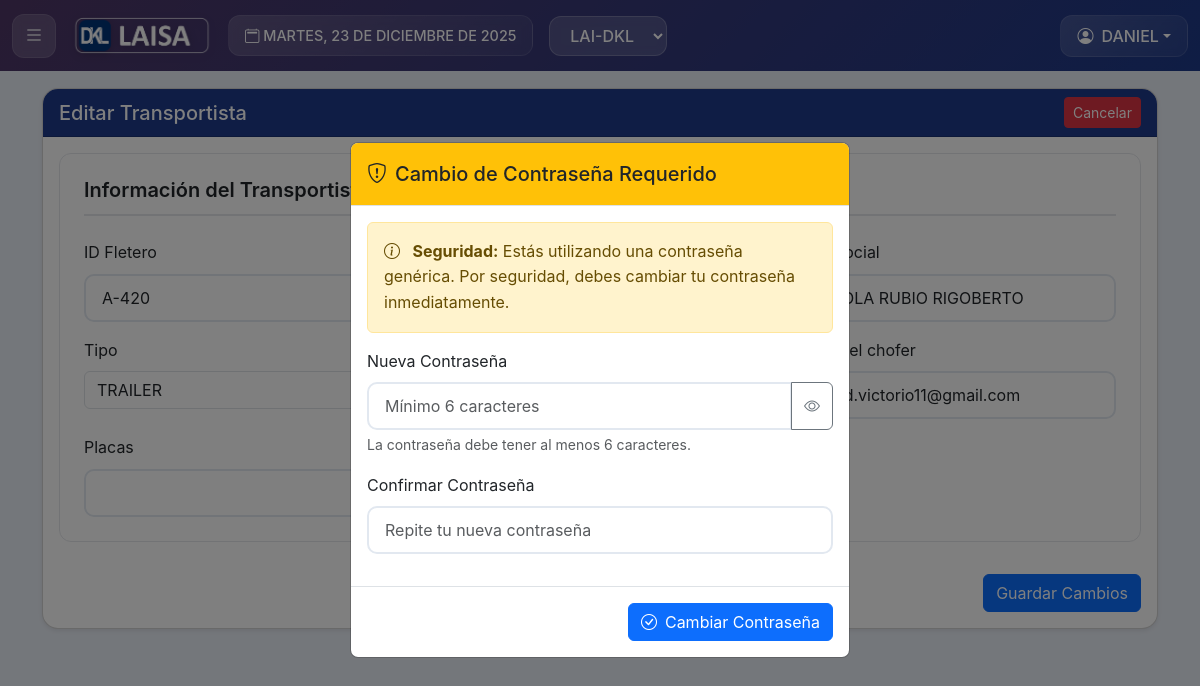
The app's page /index-2.php?p=E_transportista&id=4 (signed in), older data.
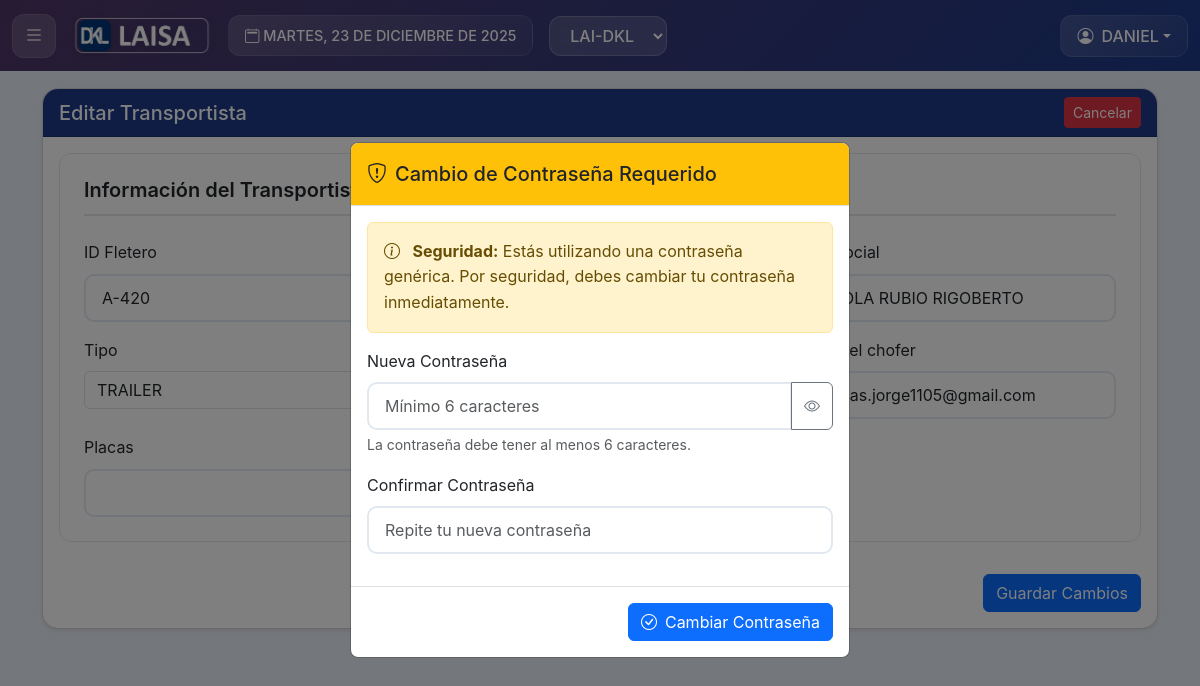
The same page, newer data.
### tables this page shows
CREATE TABLE IF NOT EXISTS `usuarios` (
  `id_user` int NOT NULL AUTO_INCREMENT,
  `nombre` varchar(255) DEFAULT NULL,
  `correo` varchar(255) DEFAULT NULL,
  `usuario` varchar(255) DEFAULT NULL,
  `pass` varchar(255) DEFAULT NULL,
  `tipo` varchar(255) DEFAULT NULL,
  `fecha` timestamp NOT NULL DEFAULT CURRENT_TIMESTAMP,
  `a` varchar(255) DEFAULT '0',
  `b` varchar(255) NOT NULL DEFAULT '0',
  `c` varchar(255) NOT NULL DEFAULT '0',
  `d` varchar(255) NOT NULL DEFAULT '0',
  `e` varchar(255) NOT NULL DEFAULT '0',
  `f` varchar(255) NOT NULL DEFAULT '0',
  `a1` varchar(255) NOT NULL DEFAULT '0',
  `b1` varchar(255) NOT NULL DEFAULT '0',
  `c1` varchar(255) NOT NULL DEFAULT '0',
  `d1` varchar(255) NOT NULL DEFAULT '0',
  `e1` varchar(255) NOT NULL DEFAULT '0',
  `f1` varchar(255) NOT NULL DEFAULT '0',
  `zona` varchar(255) DEFAULT NULL,
  `af` varchar(255) NOT NULL DEFAULT '0',
  `acr` varchar(255) NOT NULL DEFAULT '0',
  `acc` varchar(255) NOT NULL DEFAULT '0',
  `en_correo` varchar(255) NOT NULL DEFAULT '0',
  `status` varchar(255) NOT NULL DEFAULT '1',
  PRIMARY KEY (`id_user`)
);

CREATE TABLE IF NOT EXISTS `zonas` (
  `id_zone` int NOT NULL AUTO_INCREMENT,
  `cod` varchar(255) DEFAULT NULL,
  `nom` varchar(255) DEFAULT NULL,
  `PLANTA` varchar(255) DEFAULT NULL,
  `fecha` timestamp NOT NULL DEFAULT CURRENT_TIMESTAMP,
  `id_user` varchar(255) DEFAULT NULL,
  `status` varchar(255) NOT NULL DEFAULT '1',
  PRIMARY KEY (`id_zone`)
);

CREATE TABLE IF NOT EXISTS `transportes` (
  `id_transp` int NOT NULL AUTO_INCREMENT,
  `placas` varchar(255) DEFAULT NULL,
  `razon_so` varchar(255) DEFAULT NULL,
  `linea` varchar(255) DEFAULT NULL,
  `tipo` varchar(255) DEFAULT NULL,
  `chofer` varchar(255) DEFAULT NULL,
  `placas_caja` varchar(255) DEFAULT NULL,
  `correo` varchar(255) DEFAULT NULL,
  `fecha` timestamp NOT NULL DEFAULT CURRENT_TIMESTAMP,
  `id_user` varchar(255) DEFAULT NULL,
  `status` varchar(255) DEFAULT NULL,
  `zona` varchar(255) DEFAULT NULL,
  PRIMARY KEY (`id_transp`)
);

### config/conexiones.php (called while the page is built, shortened)
<?php
function isSudoSession() {
    return isset($_SESSION['original_admin']);
}
?>

### index-2.php (the view, shortened to what the rows shown need)
<?php
include "config/conexiones.php";
if(!isset($p)){
  $p = "inicio";
}else{
  $p = $p;
}
?>
<!DOCTYPE html>
<html data-bs-theme="light" lang="es">
<head>
    <link href="https://cdn.jsdelivr.net/npm/bootstrap@5.3.3/dist/css/bootstrap.min.css" rel="stylesheet">
    <link rel="stylesheet" href="https://cdn.jsdelivr.net/npm/bootstrap-icons@1.11.3/font/bootstrap-icons.min.css">
<link href="https://cdn.jsdelivr.net/npm/select2@4.1.0-rc.0/dist/css/select2.min.css" rel="stylesheet" />
<link rel="stylesheet" href="https://cdn.datatables.net/1.13.6/css/dataTables.bootstrap5.min.css">
<link rel="stylesheet" href="https://cdn.datatables.net/responsive/2.2.9/css/responsive.dataTables.min.css">
<link rel="stylesheet" href="https://cdn.datatables.net/buttons/2.4.2/css/buttons.dataTables.min.css">
<link rel="stylesheet" href="https://cdn.datatables.net/fixedheader/3.3.2/css/fixedHeader.dataTables.min.css">
<link rel="stylesheet" href="config/stil.css">
</head>
<body>
<?php
if(isset($_SESSION['id_cliente'])){
    $Pruev0 = $conn_mysql->query("SELECT * FROM usuarios where id_user = '".$_SESSION['id_cliente']."'");
    $Pruev1 = mysqli_fetch_array($Pruev0);
    $zona_user = $Pruev1['zona'];
    $dias = array("DOMINGO","LUNES","MARTES","MIÉRCOLES","JUEVES","VIERNES","SÁBADO");
    $meses = array("ENERO","FEBRERO","MARZO","ABRIL","MAYO","JUNIO","JULIO","AGOSTO","SEPTIEMBRE","OCTUBRE","NOVIEMBRE","DICIEMBRE");
    $numero_dia = date('w');
    $dia = date('d');
    $numero_mes = date('n') - 1;
    $anio = date('Y');
    $fecha_formateada = $dias[$numero_dia] . ", " . $dia . " DE " . $meses[$numero_mes] . " DE " . $anio;
    ?>
    <?php
    $logos = ($zona_user == 0) ? $_SESSION['selected_zone'] : $zona_user ;
    ?>
<nav class="navbar navbar-expand-lg encabezado">
    <div class="container-fluid">
        <div class="d-flex align-items-center w-100">
            <button id="menu-btn" class="menu-btn-header me-2 me-md-3">
                <i class="bi bi-list fs-5"></i>
            </button>
            <a class="navbar-brand me-auto me-md-3" href="?p=inicio">
                <img src="img/logos/logo<?=$logos?>.png" alt="Logo" class="img-fluid">
            </a>
            <div class="date-display me-2 me-md-3 d-none d-lg-block">
                <i class="bi bi-calendar2"></i> <?=$fecha_formateada?>
            </div>
            <div class="zone-selector me-2 me-md-3">
                <form id="zoneForm" method="post" action="procesar_zona.php">
                    <select class="sleczone" name="selected_zone" id="zoneSelect">
                        <?php
                        if ($zona_user == 0) {
                            $zones_query = mysqli_query($conn_mysql, "SELECT * FROM zonas WHERE status = 1 ORDER BY nom");
                            if (!$zones_query) {
                                echo '<option value="0" selected>Todas</option>';
                                error_log("Error al cargar zonas: " . mysqli_error($conn_mysql));
                            } else {
                                $selected_zone = $_SESSION['selected_zone'] ?? '0';
                                echo '<option value="0"' . ($selected_zone === '0' ? ' selected' : '') . '>Todas las zonas</option>';
                                while ($zone = mysqli_fetch_assoc($zones_query)) {
                                    $selected = ($selected_zone == $zone['id_zone']) ? ' selected' : '';
                                    echo '<option value="' . $zone['id_zone'] . '"' . $selected . '>' .
                                    htmlspecialchars($zone['nom']) . '</option>';
                                }
                                mysqli_free_result($zones_query);
                            }
                        } else {
                            $zone_query = mysqli_query($conn_mysql, "SELECT * FROM zonas WHERE id_zone = '$zona_user' AND status = 1");
                            if ($zone_query && mysqli_num_rows($zone_query) > 0) {
                                $zone = mysqli_fetch_assoc($zone_query);
                                echo '<option value="' . $zone['id_zone'] . '" selected>' .
                                htmlspecialchars($zone['nom']) . '</option>';
                            } else {
                                echo '<option value="0" selected>Zona no disponible</option>';
                            }
                        }
                        ?>
                    </select>
                </form>
            </div>
            <div class="user-dropdown ms-auto">
                <div class="dropdown">
                    <button class="btn dropdown-toggle d-flex align-items-center <?= isSudoSession() ? 'btn-warning' : '' ?>"
                        type="button" id="userDropdown" data-bs-toggle="dropdown" aria-expanded="false">
                        <i class="bi bi-person-circle me-2"></i>
                        <span>
                            <?= $Pruev1['usuario'] ?>
                        </span>
                    </button>
                    </div>
                </div>
            </div>
        </div>
    </nav>
 <div class="contenido">
<?php
if(file_exists("mod/".$p.".php")){
    include "mod/".$p.".php";
} else if ($p == "sudo_login") {
    include "mod/sudo_login.php";
} else if ($p == "sudo_logout") {
    include "mod/sudo_logout.php";
} else {
  ?>
  <div class="error mx-auto" data-text="404">404</div>
  <?php
  echo "<i>No se ha encontrado el modulo <b>".$p."</b> <a href='./'>Regresar</a></i>";
}
?>
<?php
}?>
</div>
</body>
</html>

### mod/E_transportista.php (shortened to what the rows shown need)
<?php
$id_transp = $_GET['id'] ?? 0;
$transpQuery = $conn_mysql->prepare("SELECT * FROM transportes WHERE id_transp = ?");
$transpQuery->bind_param('i', $id_transp);
$transpQuery->execute();
$transpData = $transpQuery->get_result()->fetch_assoc();
?>
<div class="container mt-2">
    <div class="card shadow-sm">
        <div class="card-header encabezado-col text-white d-flex justify-content-between align-items-center">
            <h5 class="mb-0">Editar Transportista</h5>
            <a href="?p=transportes">
                <button type="button" class="btn btn-sm btn-danger">Cancelar</button>
            </a>
        </div>
        <div class="card-body">
            <form class="forms-sample" method="post" action="">
                <div class="form-section">
                    <h5 class="section-header">Información del Transportista</h5>
                    <div class="row g-3">
                        <div class="col-md-4">
                            <label for="placas" class="form-label">ID Fletero</label>
                            <input name="placas" type="text" class="form-control" id="placas"
                                   value="<?= htmlspecialchars($transpData['placas'] ?? '') ?>" readonly>
                        </div>
                        <div class="col-md-4">
                            <label for="linea" class="form-label">Línea</label>
                        </div>
                        <div class="col-md-4">
                            <label for="razon_so" class="form-label">Razon Social</label>
                            <input name="razon_so" type="text" class="form-control" id="razon_so" value="<?= htmlspecialchars($transpData['razon_so'] ?? '') ?>" required>
                        </div>
                        <div class="col-md-4">
                            <label for="tipo" class="form-label">Tipo</label>
                            <select class="form-select" name="tipo" id="tipo" required>
                                <option value="TRAILER" <?= ($transpData['tipo'] ?? '') == 'TRAILER' ? 'selected' : '' ?>>TRAILER</option>
                            </select>
                        </div>
                        <div class="col-md-4">
                            <label for="chofer" class="form-label">Chofer</label>
                        </div>
                        <div class="col-md-4">
                            <label for="correo" class="form-label">Correo del chofer</label>
                            <input name="correo" type="email" class="form-control" id="correo"
                                   value="<?= htmlspecialchars($transpData['correo'] ?? '') ?>">
                        </div>
                        <div class="col-md-4">
                            <label for="placas_caja" class="form-label">Placas</label>
                            <input name="placas_caja" type="text" class="form-control" id="placas_caja"
                                   value="<?= htmlspecialchars($transpData['placas_caja'] ?? '') ?>">
                        </div>
                    </div>
                </div>
                <div class="d-flex justify-content-md-end mt-4">
                    <button type="submit" name="guardar01" class="btn btn-primary">Guardar Cambios</button>
                </div>
            </form>
        </div>
    </div>
</div>

Row changes from the older to the newer data that the page shows:
changed transportes "ARREOLA RUBIO RIGOBERTO": correo "jorge.d.victorio11@gmail.com" → "sistemas.jorge1105@gmail.com"
